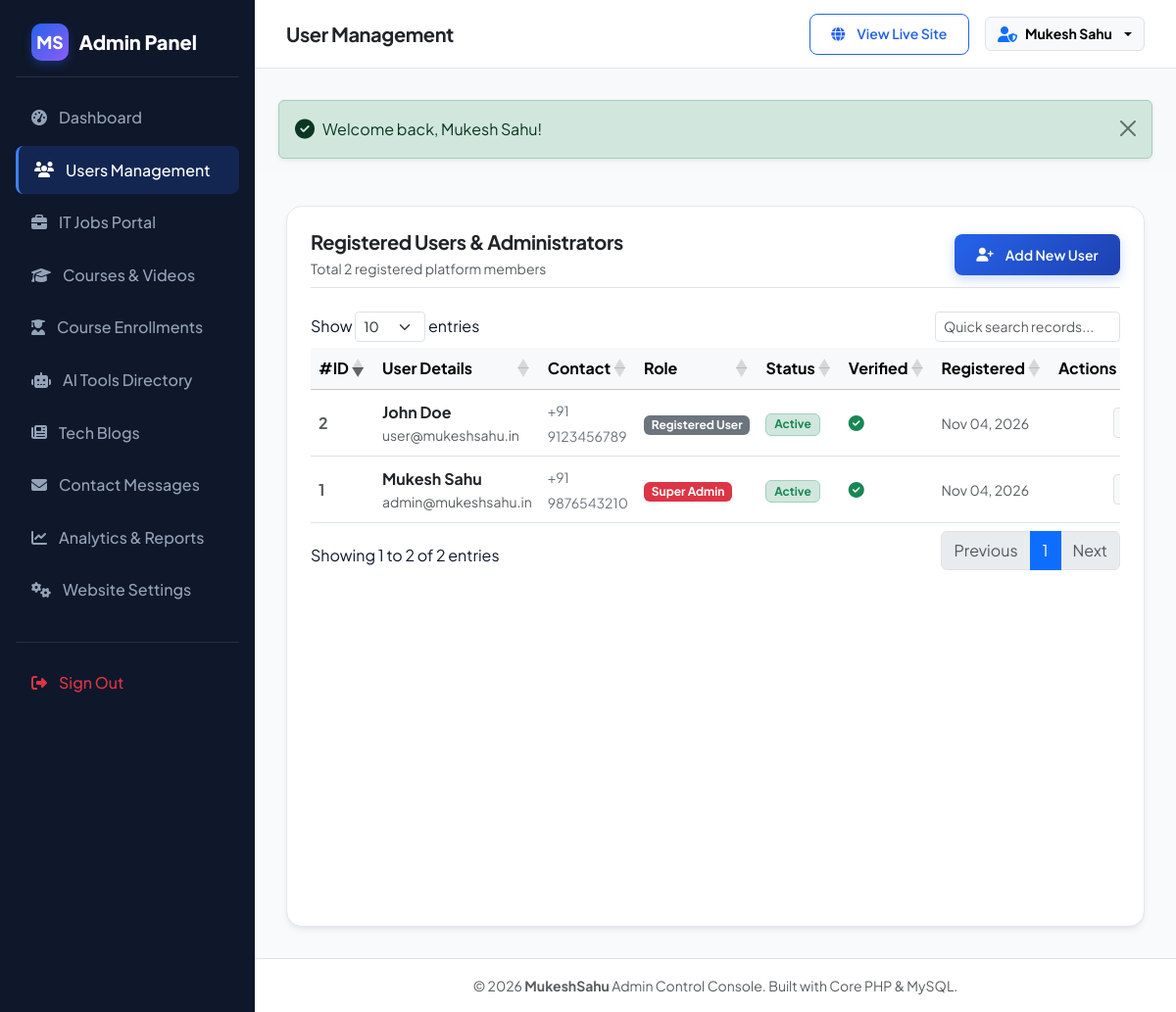
Screenshot of /admin/users/index.php (signed in) with the database file from the repository.
### tables this page shows
CREATE TABLE `users` (
    `id` INT UNSIGNED AUTO_INCREMENT PRIMARY KEY,
    `role_id` INT UNSIGNED NOT NULL DEFAULT 3,
    `name` VARCHAR(120) NOT NULL,
    `email` VARCHAR(150) NOT NULL UNIQUE,
    `mobile` VARCHAR(20) NOT NULL,
    `password` VARCHAR(255) NOT NULL,
    `status` ENUM('active', 'inactive', 'banned') NOT NULL DEFAULT 'active',
    `is_email_verified` TINYINT(1) NOT NULL DEFAULT 1,
    `remember_token` VARCHAR(100) NULL,
    `failed_login_attempts` INT UNSIGNED NOT NULL DEFAULT 0,
    `locked_until` DATETIME NULL,
    `last_login_at` DATETIME NULL,
    `created_at` TIMESTAMP DEFAULT CURRENT_TIMESTAMP,
    `updated_at` TIMESTAMP DEFAULT CURRENT_TIMESTAMP ON UPDATE CURRENT_TIMESTAMP,
    CONSTRAINT `fk_users_role` FOREIGN KEY (`role_id`) REFERENCES `user_roles` (`id`) ON DELETE RESTRICT
);

CREATE TABLE `user_roles` (
    `id` INT UNSIGNED AUTO_INCREMENT PRIMARY KEY,
    `role_name` VARCHAR(50) NOT NULL UNIQUE,
    `display_name` VARCHAR(100) NOT NULL,
    `description` VARCHAR(255) NULL,
    `created_at` TIMESTAMP DEFAULT CURRENT_TIMESTAMP
);

### admin/users/index.php (the view, shortened to what this page needs)
<?php
require_once __DIR__ . '/../includes/header.php';
$db = get_db();
$stmt = $db->query("
    SELECT u.*, r.display_name AS role_display, r.role_name
    FROM users u
    JOIN user_roles r ON u.role_id = r.id
    ORDER BY u.id DESC
");
$users = $stmt->fetchAll();
?>
<div class="custom-card p-4">
    <div class="d-flex flex-column flex-sm-row justify-content-between align-items-sm-center mb-4 pb-2 border-bottom gap-3">
        <div>
            <h4 class="fs-5 fw-bold text-dark mb-1">Registered Users & Administrators</h4>
            <p class="text-muted small mb-0">Total <?= count($users) ?> registered platform members</p>
        </div>
        <a href="<?= ADMIN_URL ?>/users/add.php" class="btn btn-primary-custom btn-sm">
            <i class="fa-solid fa-user-plus me-1"></i> Add New User
        </a>
    </div>
    <div class="table-responsive">
        <table class="table table-hover align-middle datatable w-100">
            <thead class="table-light">
                <tr>
                    <th style="width: 50px;">#ID</th>
                    <th>User Details</th>
                    <th>Contact</th>
                    <th>Role</th>
                    <th>Status</th>
                    <th>Verified</th>
                    <th>Registered</th>
                    <th class="text-end">Actions</th>
                </tr>
            </thead>
            <tbody>
                <?php foreach ($users as $u): ?>
                    <tr>
                        <td class="fw-bold text-muted"><?= $u['id'] ?></td>
                        <td>
                            <div class="fw-bold text-dark"><?= e($u['name']) ?></div>
                            <div class="text-muted small"><?= e($u['email']) ?></div>
                        </td>
                        <td>
                            <span class="small text-secondary"><?= e($u['mobile']) ?></span>
                        </td>
                        <td>
                            <span class="badge <?= $u['role_name'] === 'super_admin' ? 'bg-danger' : ($u['role_name'] === 'admin' ? 'bg-primary' : 'bg-secondary') ?>">
                                <?= e($u['role_display']) ?>
                            </span>
                        </td>
                        <td>
                            <?php if ($u['status'] === 'active'): ?>
                                <span class="badge bg-success-subtle text-success border border-success-subtle">Active</span>
                            <?php elseif ($u['status'] === 'inactive'): ?>
                                <span class="badge bg-warning-subtle text-warning border border-warning-subtle">Inactive</span>
                            <?php else: ?>
                                <span class="badge bg-danger-subtle text-danger border border-danger-subtle">Banned</span>
                            <?php endif; ?>
                        </td>
                        <td>
                            <?php if ($u['is_email_verified']): ?>
                                <i class="fa-solid fa-circle-check text-success" title="Verified"></i>
                            <?php else: ?>
                                <i class="fa-solid fa-circle-xmark text-muted" title="Unverified"></i>
                            <?php endif; ?>
                        </td>
                        <td>
                            <span class="small text-muted"><?= format_date($u['created_at']) ?></span>
                        </td>
                        <td class="text-end">
                            <div class="dropdown d-inline-block">
                                <button class="btn btn-sm btn-light border" type="button" data-bs-toggle="dropdown">
                                </button>
                            </div>
                        </td>
                    </tr>
                <?php endforeach; ?>
            </tbody>
        </table>
    </div>
</div>
<?php require_once __DIR__ . '/../includes/footer.php'; ?>

### assets/css/style.css (style rules this page uses)
:root { --primary-navy: #0f172a; --navy-light: #1e293b; --navy-dark: #0a0f1d; --electric-blue: #2563eb; --electric-blue-hover: #1d4ed8; --electric-blue-light: #eff6ff; --accent-cyan: #06b6d4; --accent-purple: #8b5cf6; --accent-purple-light: #f5f3ff; --bg-light: #f8fafc; --surface-white: #ffffff; --text-primary: #0f172a; --text-secondary: #475569; --text-muted: #64748b; --border-color: #e2e8f0; --border-light: #f1f5f9; --radius-sm: 8px; --radius-md: 12px; --radius-lg: 16px; --radius-xl: 24px; --shadow-subtle: 0 1px 3px rgba(15, 23, 42, 0.05), 0 1px 2px rgba(15, 23, 42, 0.03); --shadow-card: 0 4px 6px -1px rgba(15, 23, 42, 0.07), 0 2px 4px -2px rgba(15, 23, 42, 0.05); --shadow-hover: 0 20px 25px -5px rgba(15, 23, 42, 0.1), 0 8px 10px -6px rgba(15, 23, 42, 0.06); --shadow-glow: 0 0 25px rgba(37, 99, 235, 0.25); --transition: all 0.25s cubic-bezier(0.16, 1, 0.3, 1); }
body { font-family: 'Plus Jakarta Sans', -apple-system, BlinkMacSystemFont, 'Segoe UI', Roboto, Helvetica, Arial, sans-serif; color: var(--text-primary); background-color: var(--bg-light); line-height: 1.6; overflow-x: hidden; }
h1, h2, h3, h4, h5, h6 { font-weight: 700; color: var(--primary-navy); letter-spacing: -0.02em; }
a { color: var(--electric-blue); text-decoration: none; transition: var(--transition); }
.btn-primary-custom { background: linear-gradient(135deg, var(--electric-blue), #1e40af); color: #fff; border: none; font-weight: 600; padding: 0.65rem 1.4rem; border-radius: var(--radius-sm); box-shadow: 0 4px 12px rgba(37, 99, 235, 0.25); transition: var(--transition); display: inline-flex; align-items: center; gap: 0.5rem; }
.custom-card { background: var(--surface-white); border: 1px solid var(--border-color); border-radius: var(--radius-lg); box-shadow: var(--shadow-card); transition: var(--transition); overflow: hidden; height: 100%; display: flex; flex-direction: column; }

### rows the page displays
users: id "2", name "John Doe", email "user@mukeshsahu.in", mobile "+91 9123456789", role.display_name "Registered User", status "Active", is_email_verified 1 (drawn), created_at "Nov 04, 2026"
users: id "1", name "Mukesh Sahu", email "admin@mukeshsahu.in", mobile "+91 9876543210", role.display_name "Super Admin", status "Active", is_email_verified 1 (drawn), created_at "Nov 04, 2026"

### other values shown
$pageHeading "User Management"
$adminUser['name'] "Mukesh Sahu"
$msg['message'] "Welcome back, Mukesh Sahu!"
count($users) "2"
get_setting('site_name', 'MukeshSahu') "MukeshSahu"
